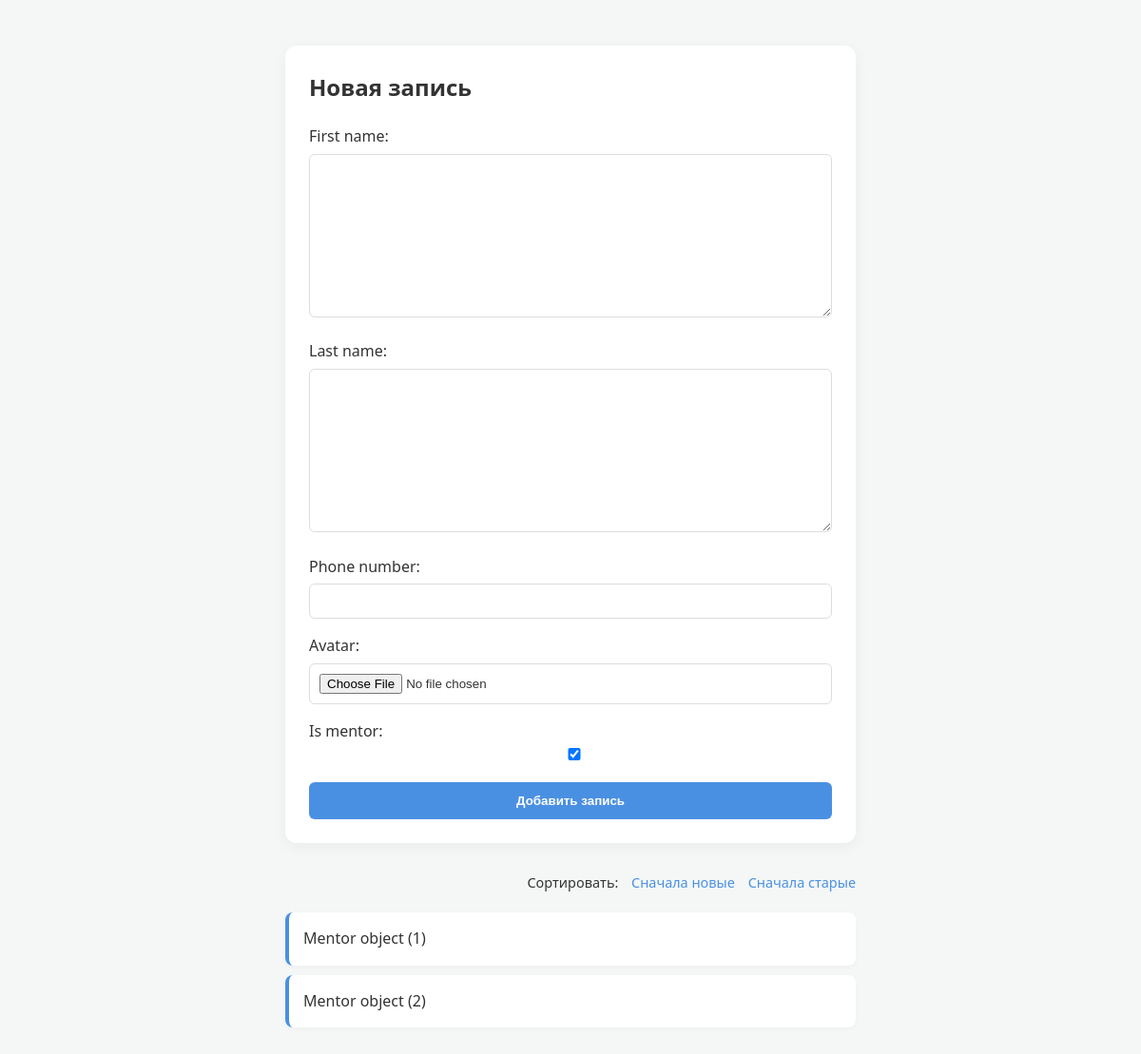
The app's page /lms/add_mentor/, older data.
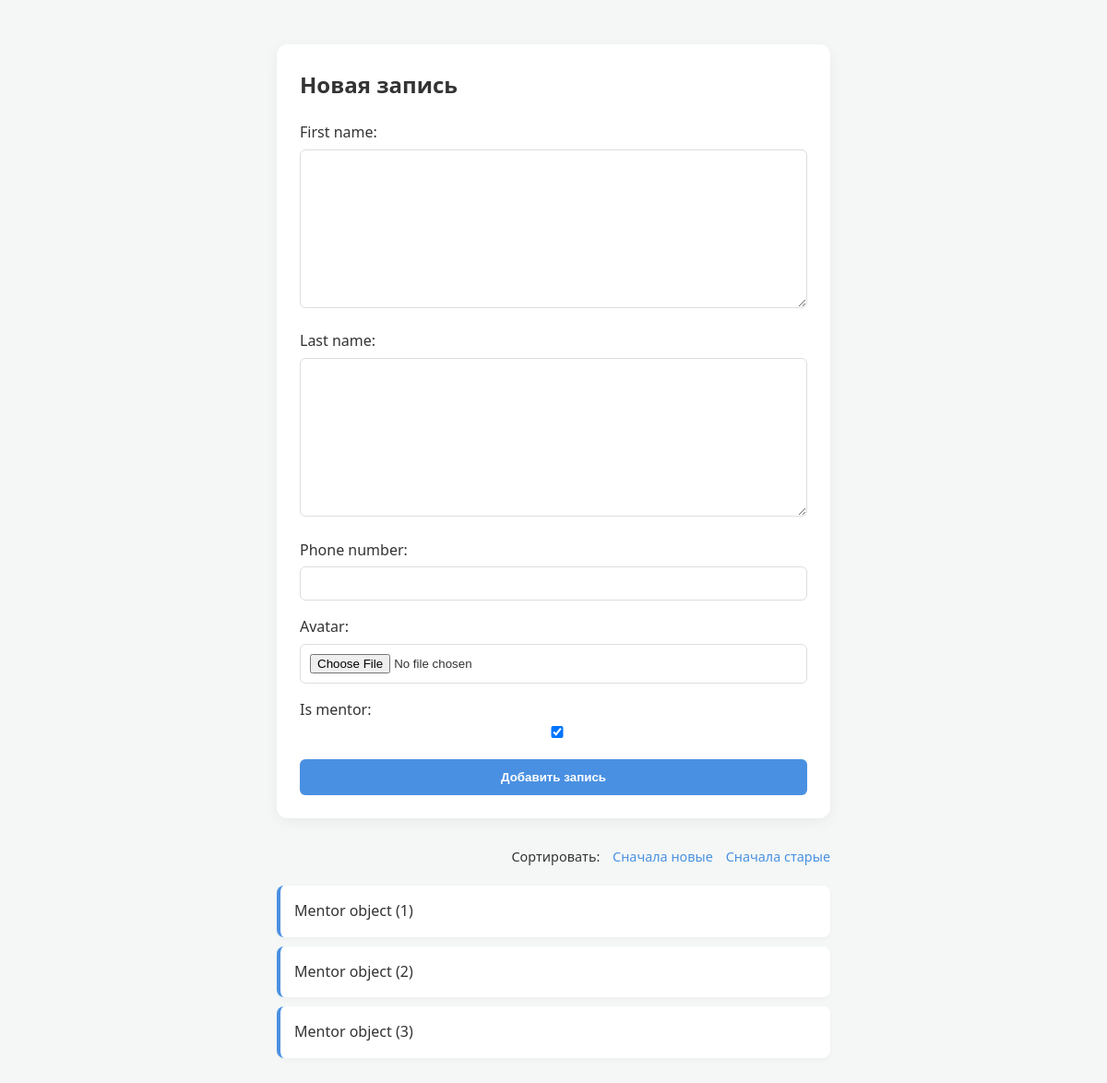
The same page, newer data.
### lms/models.py (models this page shows)
class Mentor(models.Model):
    first_name = models.TextField(max_length=20)
    last_name = models.TextField(max_length=20)
    phone_number = models.IntegerField()
    avatar = models.ImageField(upload_to='media/')
    is_mentor = models.BooleanField(default=True)

### lms/views.py (the view)
# urls.py: path('add_mentor/', views.mentor_items, name='mentor_items'),
def mentor_items(request):
    sort_by = request.GET.get('sort', 'id')
    items = Mentor.objects.all().order_by(sort_by)
    if request.method == "POST":
        form = MentorForm(request.POST, request.FILES)
        if form.is_valid():
            form.save()
            return redirect('item_list')
    else:
        form = MentorForm()
    return render(request, 'add_mentor.html', {
        'items': items,
        'form': form
    })

### lms/forms.py
class MentorForm(forms.ModelForm):
    class Meta:
        model = Mentor
        fields = '__all__'

### lms/templates/add_mentor.html (shortened to what this page needs)
<!DOCTYPE html>
<html lang="ru">
<head>
</head>
<body>
<div class="container">
    <form method="post" enctype="multipart/form-data">
        <h2 style="margin-top: 0;">Новая запись</h2>
        {{ form.as_p }}
        <button type="submit">Добавить запись</button>
    </form>
    <div class="sorting">
        <span>Сортировать:</span>
        <a href="?sort=-id">Сначала новые</a>
        <a href="?sort=id">Сначала старые</a>
    </div>
    <ul>
        {% for item in items %}
            <li>{{ item }}</li>
        {% empty %}
            <li style="border-left-color: #ccc; color: #888;">Записей пока нет...</li>
        {% endfor %}
    </ul>
</div>
</body>
</html>

Row changes from the older to the newer data that the page shows:
added Mentor: id "Mentor object (3)"
